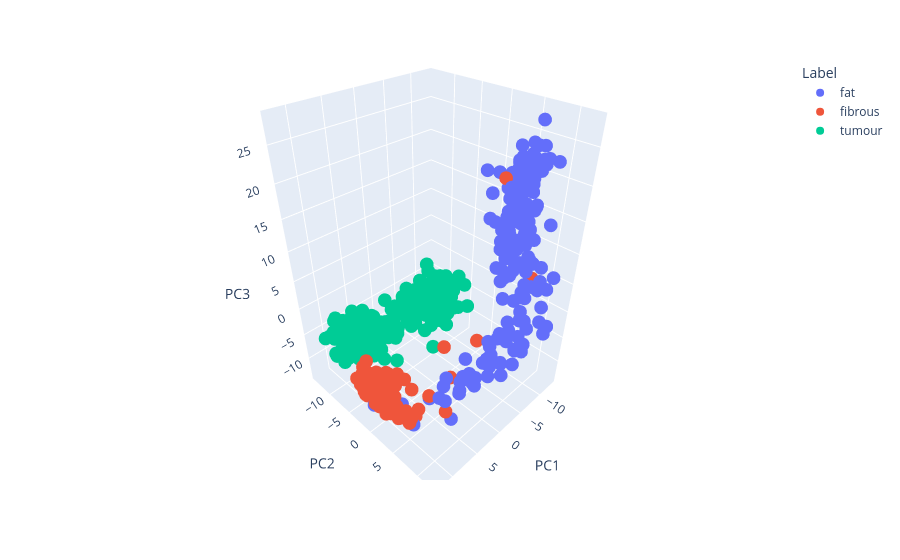

This figure's notebook cell:
### Markdown cell above
## 3D PCA (need to install plotly for this to work!)

### Code cell
import plotly.express as px

fig = px.scatter_3d(PCA_data, x='PC1', y='PC2', z='PC3',
              color='Label')
fig.show()
#ax.scatter3D(xdata, ydata, zdata, c=file['Label'], label=file['Label']);
#fig = plt.gcf()
#fig.set_size_inches(12,6)
